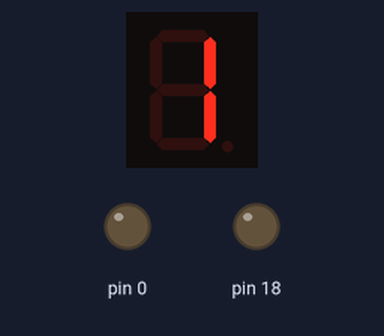
This sketch was run on a simulated Arduino Uno, built with avr-gcc and run on an emulated ATmega328P. Parts: 1-digit seven-segment display, output pins drawn as LEDs (lit = HIGH). Wiring (inferred from the names in the program): 1-digit 7-segment display, segments lit when HIGH: segments pin 2, pin 3, pin 4, pin 5, pin 6, pin 7, pin 8, pin 9. The segment pins are drawn as the display they are named for; pins used as bus, display or sensor lines are not drawn.

Above: at 0.1 s.
At 5.5 s:
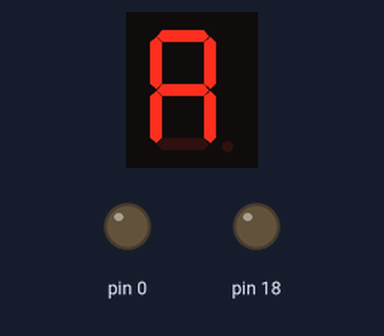
At 6.7 s:
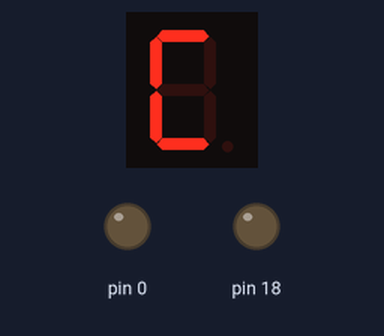
At 7.3 s:
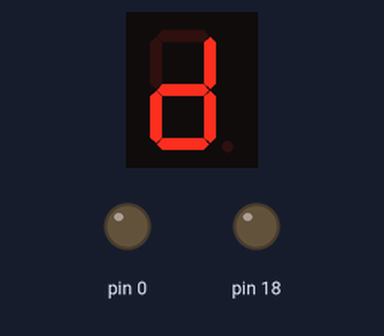
At 7.9 s:
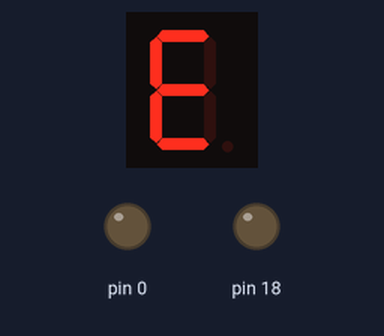
At 8.5 s:
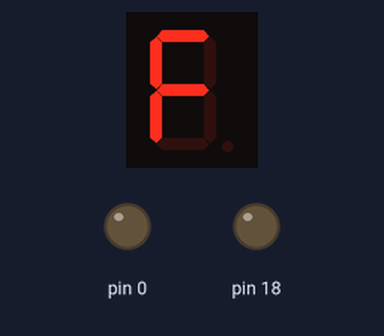

Measured:
- by itself, everything shown: repeats every 9.0 s, in 15 steps
- what the display in image 1 shows lasts 0.6 s, from 5.4 s to 6.0 s

The sketch:

AA2.ino
```cpp
byte pinosDisplay[] = { 2, 3, 4, 5, 6, 7, 8, 9 };
byte pinsLed[] = { 13, 12, 11, 10 };

int cont = 1;

int digitosValue[16][8] = {
  { 0, 0, 0, 0, 0, 0, 0, 0 },  // 0
  { 0, 1, 1, 0, 0, 0, 0, 0 },  // 1
  { 1, 1, 0, 1, 1, 0, 1, 0 },  // 2
  { 1, 1, 1, 1, 0, 0, 1, 0 },  // 3
  { 0, 1, 1, 0, 0, 1, 1, 0 },  // 4
  { 1, 0, 1, 1, 0, 1, 1, 0 },  // 5
  { 1, 0, 1, 1, 1, 1, 1, 0 },  // 6
  { 1, 1, 1, 0, 0, 0, 0, 0 },  // 7
  { 1, 1, 1, 1, 1, 1, 1, 0 },  // 8
  { 1, 1, 1, 1, 0, 1, 1, 0 },  // 9
  { 1, 1, 1, 0, 1, 1, 1, 0 },  // A
  { 0, 0, 1, 1, 1, 1, 1, 0 },  // B
  { 1, 0, 0, 1, 1, 1, 0, 0 },  // C
  { 0, 1, 1, 1, 1, 0, 1, 0 },  // D
  { 1, 0, 0, 1, 1, 1, 1, 0 },  // E
  { 1, 0, 0, 0, 1, 1, 1, 0 }   // F
};

int binLedValue[16][4] = {
  { 0, 0, 0, 0 },  // 0
  { 0, 0, 0, 1 },  // 1
  { 0, 0, 1, 0 },  // 2
  { 0, 0, 1, 1 },  // 3
  { 0, 1, 0, 0 },  // 4
  { 0, 1, 0, 1 },  // 5
  { 0, 1, 1, 0 },  // 6
  { 0, 1, 1, 1 },  // 7
  { 1, 0, 0, 0 },  // 8
  { 1, 0, 0, 1 },  // 9
  { 1, 0, 1, 0 },  // 10
  { 1, 0, 1, 1 },  // 11
  { 1, 1, 0, 0 },  // 12
  { 1, 1, 0, 1 },  // 13
  { 1, 1, 1, 0 },  // 14
  { 1, 1, 1, 1 }   // 15
};

void setup() {
  // define os pinos como output
  for (int i = 0; i < 15; i++) {
    pinMode(pinosDisplay[i], OUTPUT);
  }
}

void loop() {

  printDig(cont);

  printBinDig(cont);

  delay(600);

  cont++;

  if (cont > 15) {
    cont = 1;  // Resetar o contador após o valor 15
  }
}

void printDig(int dig) {
  // varre o array de pinos, para ligar cada numero na ordem do array
  for (int i = 0; i < 8; i++) {
    digitalWrite(pinosDisplay[i], digitosValue[dig][i]);
  }
}

void printBinDig(int dig) {
  for (int i = 0; i < 4; i++) {
    digitalWrite(pinsLed[i], binLedValue[dig][i]);
  }
}
```
